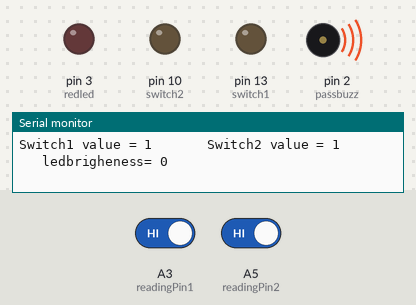
Simulated run of this sketch. Board: Arduino Uno, built with avr-gcc and run on an emulated ATmega328P. On the bench: output pins drawn as LEDs (lit = HIGH), buzzer (waves = sounding, pin HIGH), the last lines printed to the serial monitor. Inputs (shaded band) come from the test bench; at power-on: A3 (readingPin1) HIGH, A5 (readingPin2) HIGH.

Above: at 1.2 s.
1.3 s: A3 (readingPin1) driven LOW
At 3.7 s:
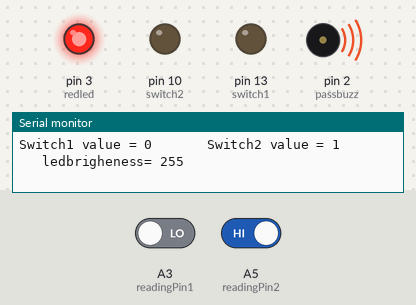
4.3 s: A5 (readingPin2) driven LOW
At 4.6 s:
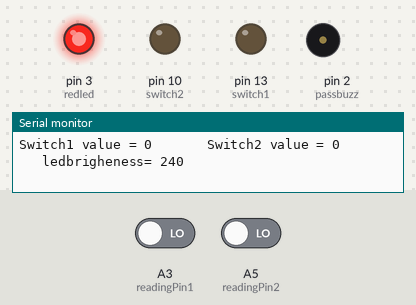
5.8 s: A3 (readingPin1) driven HIGH
At 6.08 s:
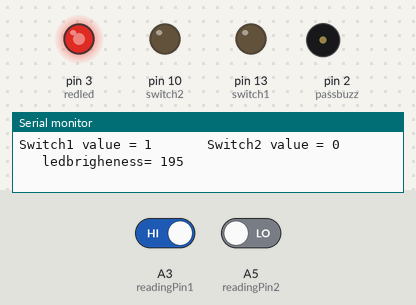
8.8 s: A3 (readingPin1) driven LOW and A5 (readingPin2) driven HIGH
At 8.85 s:
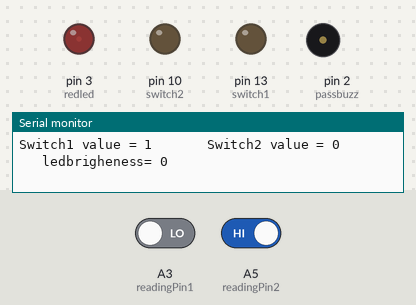
11.8 s: A3 (readingPin1) driven HIGH and A5 (readingPin2) driven LOW
At 12.42 s:
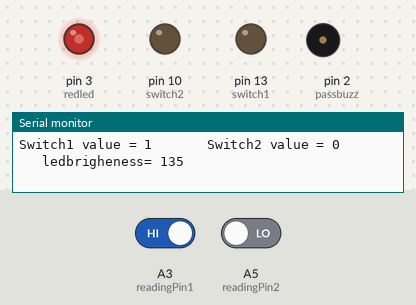
Timing chart, 0 to 14.8 s (numbered marks = the images above; inputs shaded):
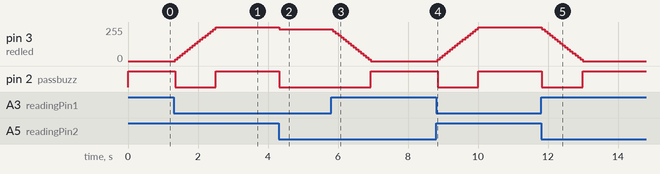

The sketch:

switch_led_brightness.ino
```cpp
//switch_led_brightness

int switch1= 13;
int switch2= 10;
int redled=  3;
int passbuzz = 2;
int readingPin1=A3;
int readingPin2=A5;
int ledbrightness=0;
int switch1val;
int switch2val;


void setup()
{
     pinMode(switch1,OUTPUT);
     pinMode(switch2,OUTPUT);
     pinMode(redled,OUTPUT);
     pinMode(passbuzz,OUTPUT);
     pinMode(readingPin1,INPUT);
     pinMode(readingPin2,INPUT);
     Serial.begin(9600);
}


void loop()
{

   switch1val=digitalRead(readingPin1);
   switch2val=digitalRead(readingPin2);

   if(switch1val==0)
   {
       if(ledbrightness<=240)
        ledbrightness+=15;
   }

   if(switch2val==0)
   {
      if(ledbrightness>=15)
       ledbrightness-=15;
   }

       if(ledbrightness==0 || ledbrightness==255)
       digitalWrite(passbuzz,HIGH);
       else
       digitalWrite(passbuzz,LOW);


   analogWrite(redled,ledbrightness);


   Serial.print("Switch1 value = ");
   Serial.print(switch1val);
   Serial.print("       Switch2 value = ");
   Serial.print(switch2val);
   Serial.print("         ledbrigheness= ");
   Serial.println(ledbrightness);

}
```

Measured:
- after the input at 1.3 s, pin 3 (redled): moves from 0/255 to 255/255 over 1.2 s, starting after 0.05 s; pin 2 (passbuzz): HIGH → LOW after 0.05 s, → HIGH 1.2 s later
- after the input at 4.3 s, pin 3 (redled): 255/255 → 240/255 at once; pin 2 (passbuzz): HIGH → LOW at once
- after the input at 5.8 s, pin 3 (redled): moves from 240/255 to 0/255 over 1.1 s, starting after 0.05 s; pin 2 (passbuzz): LOW → HIGH after 1.1 s
- after the input at 8.8 s, pin 3 (redled): moves from 0/255 to 255/255 over 1.2 s, starting after 0.05 s; pin 2 (passbuzz): HIGH → LOW after 0.05 s, → HIGH 1.2 s later
- after the input at 11.8 s, pin 3 (redled): moves from 255/255 to 0/255 over 1.2 s, starting at once; pin 2 (passbuzz): HIGH → LOW at once, → HIGH 1.2 s later
